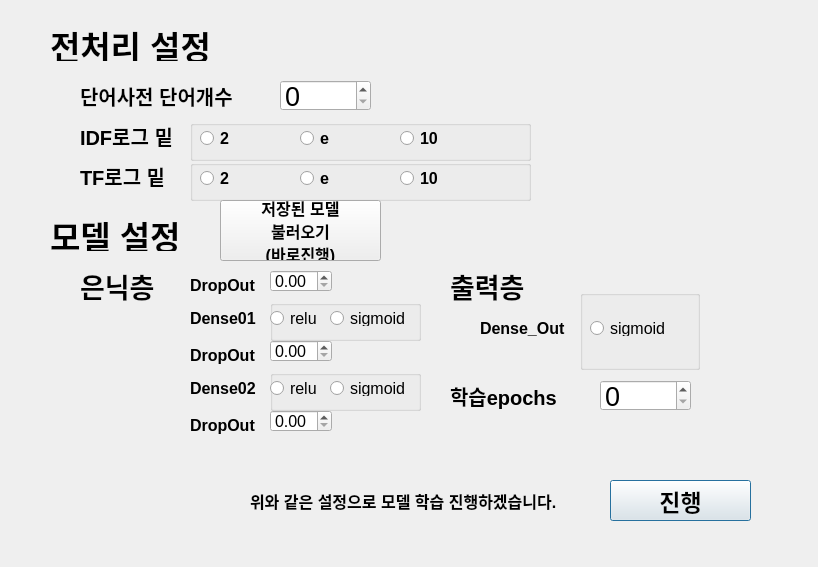
<?xml version="1.0" encoding="UTF-8"?>
<ui version="4.0">
 <class>Dialog</class>
 <widget class="QDialog" name="Dialog">
  <property name="geometry">
   <rect>
    <x>0</x>
    <y>0</y>
    <width>818</width>
    <height>567</height>
   </rect>
  </property>
  <property name="font">
   <font>
    <pointsize>12</pointsize>
   </font>
  </property>
  <property name="windowTitle">
   <string>Dialog</string>
  </property>
  <widget class="QLabel" name="label">
   <property name="geometry">
    <rect>
     <x>250</x>
     <y>490</y>
     <width>411</width>
     <height>21</height>
    </rect>
   </property>
   <property name="font">
    <font>
     <family>Arial</family>
     <pointsize>12</pointsize>
     <weight>75</weight>
     <bold>true</bold>
    </font>
   </property>
   <property name="text">
    <string>위와 같은 설정으로 모델 학습 진행하겠습니다.</string>
   </property>
  </widget>
  <widget class="QPushButton" name="next_button_2">
   <property name="geometry">
    <rect>
     <x>610</x>
     <y>480</y>
     <width>141</width>
     <height>41</height>
    </rect>
   </property>
   <property name="font">
    <font>
     <pointsize>17</pointsize>
     <weight>75</weight>
     <bold>true</bold>
    </font>
   </property>
   <property name="text">
    <string>진행</string>
   </property>
  </widget>
  <widget class="QLabel" name="label_2">
   <property name="geometry">
    <rect>
     <x>50</x>
     <y>30</y>
     <width>351</width>
     <height>31</height>
    </rect>
   </property>
   <property name="font">
    <font>
     <pointsize>25</pointsize>
     <weight>75</weight>
     <bold>true</bold>
    </font>
   </property>
   <property name="text">
    <string>전처리 설정</string>
   </property>
  </widget>
  <widget class="QSpinBox" name="vocab_length_option">
   <property name="geometry">
    <rect>
     <x>280</x>
     <y>80</y>
     <width>91</width>
     <height>31</height>
    </rect>
   </property>
   <property name="font">
    <font>
     <pointsize>20</pointsize>
    </font>
   </property>
  </widget>
  <widget class="QLabel" name="label_3">
   <property name="geometry">
    <rect>
     <x>80</x>
     <y>80</y>
     <width>181</width>
     <height>31</height>
    </rect>
   </property>
   <property name="font">
    <font>
     <pointsize>15</pointsize>
     <weight>75</weight>
     <bold>true</bold>
    </font>
   </property>
   <property name="text">
    <string>단어사전 단어개수</string>
   </property>
  </widget>
  <widget class="QLabel" name="label_4">
   <property name="geometry">
    <rect>
     <x>80</x>
     <y>110</y>
     <width>141</width>
     <height>51</height>
    </rect>
   </property>
   <property name="font">
    <font>
     <pointsize>15</pointsize>
     <weight>75</weight>
     <bold>true</bold>
    </font>
   </property>
   <property name="text">
    <string>IDF로그 밑</string>
   </property>
  </widget>
  <widget class="QLabel" name="label_5">
   <property name="geometry">
    <rect>
     <x>80</x>
     <y>150</y>
     <width>141</width>
     <height>51</height>
    </rect>
   </property>
   <property name="font">
    <font>
     <pointsize>15</pointsize>
     <weight>75</weight>
     <bold>true</bold>
    </font>
   </property>
   <property name="text">
    <string>TF로그 밑</string>
   </property>
  </widget>
  <widget class="QLabel" name="label_6">
   <property name="geometry">
    <rect>
     <x>70</x>
     <y>240</y>
     <width>56</width>
     <height>12</height>
    </rect>
   </property>
   <property name="text">
    <string/>
   </property>
  </widget>
  <widget class="QLabel" name="label_7">
   <property name="geometry">
    <rect>
     <x>50</x>
     <y>220</y>
     <width>351</width>
     <height>31</height>
    </rect>
   </property>
   <property name="font">
    <font>
     <pointsize>25</pointsize>
     <weight>75</weight>
     <bold>true</bold>
    </font>
   </property>
   <property name="text">
    <string>모델 설정</string>
   </property>
  </widget>
  <widget class="QLabel" name="label_8">
   <property name="geometry">
    <rect>
     <x>80</x>
     <y>270</y>
     <width>181</width>
     <height>31</height>
    </rect>
   </property>
   <property name="font">
    <font>
     <pointsize>20</pointsize>
     <weight>75</weight>
     <bold>true</bold>
    </font>
   </property>
   <property name="text">
    <string>은닉층</string>
   </property>
  </widget>
  <widget class="QLabel" name="label_9">
   <property name="geometry">
    <rect>
     <x>450</x>
     <y>270</y>
     <width>181</width>
     <height>31</height>
    </rect>
   </property>
   <property name="font">
    <font>
     <pointsize>20</pointsize>
     <weight>75</weight>
     <bold>true</bold>
    </font>
   </property>
   <property name="text">
    <string>출력층</string>
   </property>
  </widget>
  <widget class="QLabel" name="label_10">
   <property name="geometry">
    <rect>
     <x>190</x>
     <y>310</y>
     <width>121</width>
     <height>16</height>
    </rect>
   </property>
   <property name="font">
    <font>
     <weight>75</weight>
     <bold>true</bold>
    </font>
   </property>
   <property name="text">
    <string>Dense01</string>
   </property>
  </widget>
  <widget class="QLabel" name="label_11">
   <property name="geometry">
    <rect>
     <x>190</x>
     <y>380</y>
     <width>121</width>
     <height>16</height>
    </rect>
   </property>
   <property name="font">
    <font>
     <weight>75</weight>
     <bold>true</bold>
    </font>
   </property>
   <property name="text">
    <string>Dense02</string>
   </property>
  </widget>
  <widget class="QLabel" name="label_12">
   <property name="geometry">
    <rect>
     <x>480</x>
     <y>320</y>
     <width>121</width>
     <height>16</height>
    </rect>
   </property>
   <property name="font">
    <font>
     <weight>75</weight>
     <bold>true</bold>
    </font>
   </property>
   <property name="text">
    <string>Dense_Out</string>
   </property>
  </widget>
  <widget class="QLabel" name="label_13">
   <property name="geometry">
    <rect>
     <x>190</x>
     <y>270</y>
     <width>181</width>
     <height>31</height>
    </rect>
   </property>
   <property name="font">
    <font>
     <pointsize>12</pointsize>
     <weight>75</weight>
     <bold>true</bold>
    </font>
   </property>
   <property name="text">
    <string>DropOut</string>
   </property>
  </widget>
  <widget class="QLabel" name="label_14">
   <property name="geometry">
    <rect>
     <x>190</x>
     <y>340</y>
     <width>181</width>
     <height>31</height>
    </rect>
   </property>
   <property name="font">
    <font>
     <pointsize>12</pointsize>
     <weight>75</weight>
     <bold>true</bold>
    </font>
   </property>
   <property name="text">
    <string>DropOut</string>
   </property>
  </widget>
  <widget class="QLabel" name="label_15">
   <property name="geometry">
    <rect>
     <x>190</x>
     <y>410</y>
     <width>181</width>
     <height>31</height>
    </rect>
   </property>
   <property name="font">
    <font>
     <pointsize>12</pointsize>
     <weight>75</weight>
     <bold>true</bold>
    </font>
   </property>
   <property name="text">
    <string>DropOut</string>
   </property>
  </widget>
  <widget class="QDoubleSpinBox" name="DropoutOption01">
   <property name="geometry">
    <rect>
     <x>270</x>
     <y>270</y>
     <width>62</width>
     <height>22</height>
    </rect>
   </property>
  </widget>
  <widget class="QDoubleSpinBox" name="DropoutOption02">
   <property name="geometry">
    <rect>
     <x>270</x>
     <y>340</y>
     <width>62</width>
     <height>22</height>
    </rect>
   </property>
  </widget>
  <widget class="QDoubleSpinBox" name="DropoutOption03">
   <property name="geometry">
    <rect>
     <x>270</x>
     <y>410</y>
     <width>62</width>
     <height>22</height>
    </rect>
   </property>
  </widget>
  <widget class="QGroupBox" name="IDF_log">
   <property name="geometry">
    <rect>
     <x>190</x>
     <y>120</y>
     <width>341</width>
     <height>41</height>
    </rect>
   </property>
   <property name="title">
    <string/>
   </property>
   <widget class="QRadioButton" name="idf_log2">
    <property name="geometry">
     <rect>
      <x>10</x>
      <y>10</y>
      <width>81</width>
      <height>16</height>
     </rect>
    </property>
    <property name="font">
     <font>
      <pointsize>12</pointsize>
      <weight>75</weight>
      <bold>true</bold>
     </font>
    </property>
    <property name="text">
     <string>2</string>
    </property>
   </widget>
   <widget class="QRadioButton" name="idf_loge">
    <property name="geometry">
     <rect>
      <x>110</x>
      <y>10</y>
      <width>81</width>
      <height>16</height>
     </rect>
    </property>
    <property name="font">
     <font>
      <weight>75</weight>
      <bold>true</bold>
     </font>
    </property>
    <property name="text">
     <string>e</string>
    </property>
   </widget>
   <widget class="QRadioButton" name="idf_log10">
    <property name="geometry">
     <rect>
      <x>210</x>
      <y>10</y>
      <width>81</width>
      <height>16</height>
     </rect>
    </property>
    <property name="font">
     <font>
      <weight>75</weight>
      <bold>true</bold>
     </font>
    </property>
    <property name="text">
     <string>10</string>
    </property>
   </widget>
  </widget>
  <widget class="QGroupBox" name="TF_log">
   <property name="geometry">
    <rect>
     <x>190</x>
     <y>160</y>
     <width>341</width>
     <height>41</height>
    </rect>
   </property>
   <property name="title">
    <string/>
   </property>
   <widget class="QRadioButton" name="tf_log2">
    <property name="geometry">
     <rect>
      <x>10</x>
      <y>10</y>
      <width>81</width>
      <height>16</height>
     </rect>
    </property>
    <property name="font">
     <font>
      <pointsize>12</pointsize>
      <weight>75</weight>
      <bold>true</bold>
     </font>
    </property>
    <property name="text">
     <string>2</string>
    </property>
   </widget>
   <widget class="QRadioButton" name="tf_loge">
    <property name="geometry">
     <rect>
      <x>110</x>
      <y>10</y>
      <width>81</width>
      <height>16</height>
     </rect>
    </property>
    <property name="font">
     <font>
      <weight>75</weight>
      <bold>true</bold>
     </font>
    </property>
    <property name="text">
     <string>e</string>
    </property>
   </widget>
   <widget class="QRadioButton" name="tf_log10">
    <property name="geometry">
     <rect>
      <x>210</x>
      <y>10</y>
      <width>81</width>
      <height>16</height>
     </rect>
    </property>
    <property name="font">
     <font>
      <weight>75</weight>
      <bold>true</bold>
     </font>
    </property>
    <property name="text">
     <string>10</string>
    </property>
   </widget>
  </widget>
  <widget class="QGroupBox" name="Dense_option01">
   <property name="geometry">
    <rect>
     <x>270</x>
     <y>300</y>
     <width>151</width>
     <height>41</height>
    </rect>
   </property>
   <property name="title">
    <string/>
   </property>
   <widget class="QRadioButton" name="dense01_relu">
    <property name="geometry">
     <rect>
      <x>0</x>
      <y>10</y>
      <width>81</width>
      <height>16</height>
     </rect>
    </property>
    <property name="text">
     <string>relu</string>
    </property>
   </widget>
   <widget class="QRadioButton" name="dense01_sigmoid">
    <property name="geometry">
     <rect>
      <x>60</x>
      <y>10</y>
      <width>81</width>
      <height>16</height>
     </rect>
    </property>
    <property name="text">
     <string>sigmoid</string>
    </property>
   </widget>
  </widget>
  <widget class="QGroupBox" name="Dense_option02">
   <property name="geometry">
    <rect>
     <x>270</x>
     <y>370</y>
     <width>151</width>
     <height>41</height>
    </rect>
   </property>
   <property name="title">
    <string/>
   </property>
   <widget class="QRadioButton" name="dense02_relu">
    <property name="geometry">
     <rect>
      <x>0</x>
      <y>10</y>
      <width>81</width>
      <height>16</height>
     </rect>
    </property>
    <property name="text">
     <string>relu</string>
    </property>
   </widget>
   <widget class="QRadioButton" name="dense02_sigmoid">
    <property name="geometry">
     <rect>
      <x>60</x>
      <y>10</y>
      <width>81</width>
      <height>16</height>
     </rect>
    </property>
    <property name="text">
     <string>sigmoid</string>
    </property>
   </widget>
  </widget>
  <widget class="QGroupBox" name="Dense_option03">
   <property name="geometry">
    <rect>
     <x>580</x>
     <y>290</y>
     <width>120</width>
     <height>80</height>
    </rect>
   </property>
   <property name="title">
    <string/>
   </property>
   <widget class="QRadioButton" name="denseout_sigmoid">
    <property name="geometry">
     <rect>
      <x>10</x>
      <y>30</y>
      <width>81</width>
      <height>16</height>
     </rect>
    </property>
    <property name="text">
     <string>sigmoid</string>
    </property>
   </widget>
  </widget>
  <widget class="QLabel" name="label_16">
   <property name="geometry">
    <rect>
     <x>450</x>
     <y>380</y>
     <width>191</width>
     <height>31</height>
    </rect>
   </property>
   <property name="font">
    <font>
     <pointsize>15</pointsize>
     <weight>75</weight>
     <bold>true</bold>
    </font>
   </property>
   <property name="text">
    <string>학습epochs</string>
   </property>
  </widget>
  <widget class="QSpinBox" name="epochs">
   <property name="geometry">
    <rect>
     <x>600</x>
     <y>380</y>
     <width>91</width>
     <height>31</height>
    </rect>
   </property>
   <property name="font">
    <font>
     <pointsize>20</pointsize>
    </font>
   </property>
  </widget>
  <widget class="QPushButton" name="load_model_btn">
   <property name="geometry">
    <rect>
     <x>220</x>
     <y>200</y>
     <width>161</width>
     <height>61</height>
    </rect>
   </property>
   <property name="font">
    <font>
     <pointsize>12</pointsize>
     <weight>75</weight>
     <bold>true</bold>
    </font>
   </property>
   <property name="text">
    <string>저장된 모델
불러오기
(바로진행)</string>
   </property>
  </widget>
 </widget>
 <resources/>
 <connections/>
</ui>
